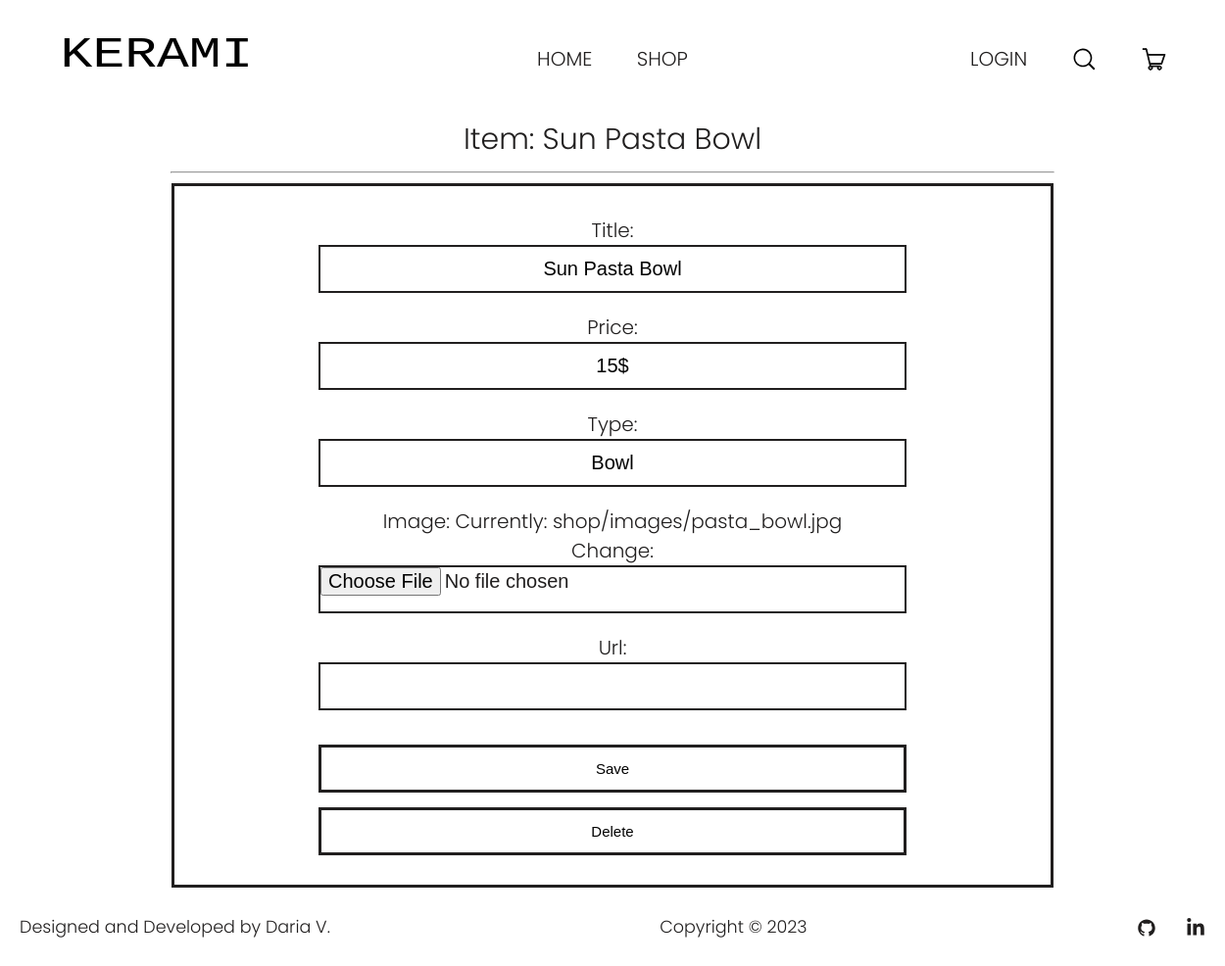
The page /item/1 on the database as committed earlier.
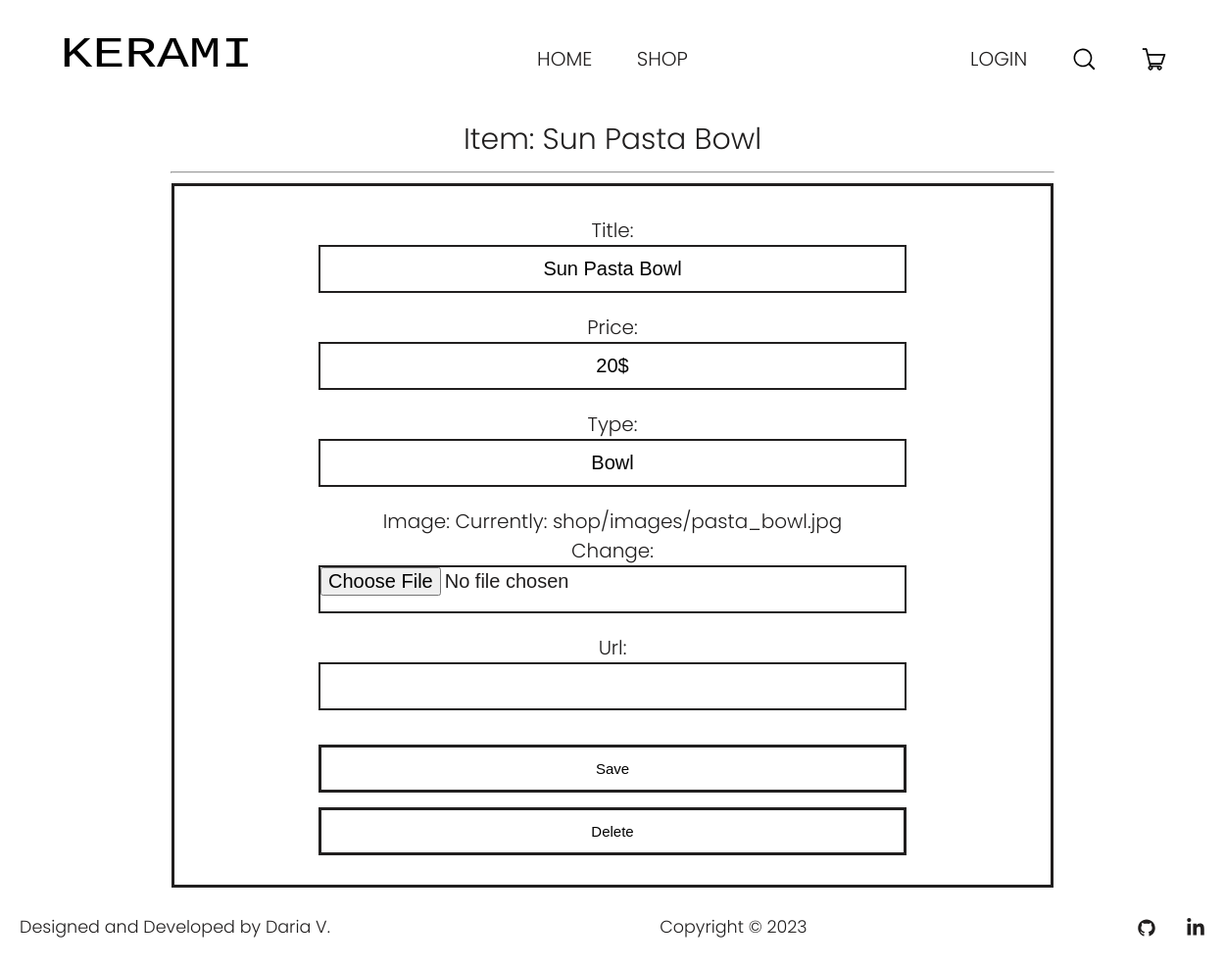
The same page on the database as committed later.
### shop/models.py (models this page shows, shortened)
class Item(models.Model):
    title = models.CharField(max_length=50)
    price = models.CharField(max_length=5)
    type = models.CharField(max_length=100, default='another')
    image = models.ImageField(upload_to='shop/images')
    url = models.URLField(blank=True, null=True)

### shop/views.py (the view, shortened to what this page needs)
# urls.py: path('item/<int:item_pk>', views.viewitem, name='viewitem'),
def viewitem(request, item_pk):
    menu = Menu.objects.all()
    item = get_object_or_404(Item, pk=item_pk)
    form = ItemForm(instance=item)
    if request.method == 'GET':
        return render(request, 'shop/item.html', {'item': item, 'form': form, 'menu': menu})

### shop/forms.py
class ItemForm(ModelForm):
    class Meta:
        model = Item
        fields = ['title', 'price', 'type', 'image', 'url']

### templates/shop/item.html (shortened to what this page needs)
{% extends 'home/base.html' %}
{% load static %}
{% block css %}
<link rel="stylesheet" href="{% static 'css/item.css' %}">
{% endblock %}
{% block content %}
<main>
    <section class="item-info">
        <div class="item container">
            <h1 class="item-title">Item: {{ item.title }}</h1>
            <hr>
            <div class="item-editing">
                <form method="post" class="item-edit-form">
                    {{ form.as_p }}
                    <div class="button">
                        <button class="save btn">Save</button>
                    </div>
                </form>
                <form action="{% url 'delete' item.id %}" method="post" class="item-edit-form">
                    <div class="button">
                        <button class="delete btn">Delete</button>
                    </div>
                </form>
            </div>
        </div>
    </section>
</main>
{% endblock content %}

Rows that differ between the two databases and show on the page:
changed Item "Sun Pasta Bowl": price "15$" → "20$"
